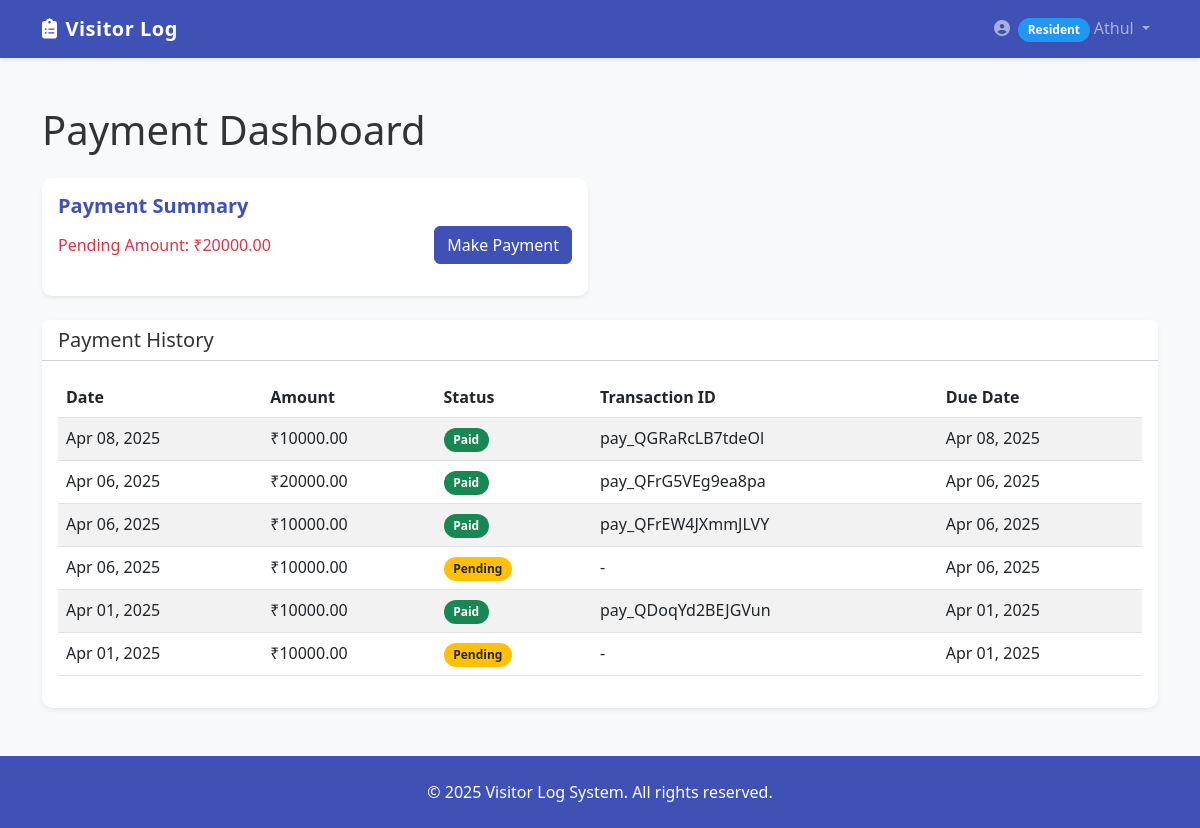
The app's page /payments/dashboard/ (signed in) with its own data.
### users/models.py (models this page shows, shortened)
class CustomUser(AbstractUser):
    class Role(models.TextChoices):
        ADMIN = 'ADMIN', 'Admin'
        RESIDENT = 'RESIDENT', 'Resident'
        SECURITY = 'SECURITY', 'Security'
    role = models.CharField(
        max_length=10,
        choices=Role.choices,
        default=Role.RESIDENT
    )

### payments/models.py (models this page shows, shortened)
class RentPayment(models.Model):
    STATUS_CHOICES = (
        ('PENDING', 'Pending'),
        ('PAID', 'Paid'),
        ('FAILED', 'Failed'),
    )
    resident = models.ForeignKey(
        settings.AUTH_USER_MODEL,
        on_delete=models.CASCADE,
        related_name='rent_payments',
        limit_choices_to={'role': 'RESIDENT'}
    )
    amount = models.DecimalField(max_digits=10, decimal_places=2)
    status = models.CharField(max_length=10, choices=STATUS_CHOICES, default='PENDING')
    transaction_id = models.CharField(max_length=100, blank=True, null=True)
    payment_id = models.CharField(max_length=100, blank=True, null=True)
    order_id = models.CharField(max_length=100, blank=True, null=True)
    payment_date = models.DateTimeField(auto_now_add=True)
    updated_at = models.DateTimeField(auto_now=True)
    due_date = models.DateField(default=timezone.now)
    notes = models.TextField(blank=True, null=True)
    class Meta:
        ordering = ['-payment_date']

### payments/views.py (the view)
# urls.py: path('dashboard/', views.payment_dashboard, name='payment_dashboard'),
@login_required
def payment_dashboard(request):
    user = request.user
    if user.role == 'RESIDENT':
        payments = RentPayment.objects.filter(resident=user).order_by('-payment_date')
        pending_amount = payments.filter(status='PENDING').aggregate(Sum('amount'))['amount__sum'] or 0
        today = timezone.now().date()
        next_payment = payments.filter(due_date__gte=today).order_by('due_date').first()
        return render(request, 'payments/dashboard.html', {
            'payments': payments,
            'pending_amount': pending_amount,
            'next_payment': next_payment,
            'title': 'Payment Dashboard'
        })
    elif user.role == 'ADMIN':
        return redirect('admin_payment_dashboard')
    else:
        messages.error(request, "You don't have access to the payment dashboard.")
        return redirect('dashboard')

### payments/templates/payments/dashboard.html (shortened to what this page needs)
{% extends 'base.html' %}
{% load static %}
{% block content %}
<div class="container my-4">
    <h1 class="mb-4">Payment Dashboard</h1>
    <div class="row mb-4">
        <div class="col-md-6">
            <div class="card shadow-sm">
                <div class="card-body">
                    <h5 class="card-title">Payment Summary</h5>
                    <div class="d-flex justify-content-between align-items-center mb-3">
                        <div>
                            {% if pending_amount > 0 %}
                            <p class="text-danger mb-0">Pending Amount: ₹{{ pending_amount|floatformat:2 }}</p>
                            {% else %}
                            <p class="text-success mb-0">No pending payments</p>
                            {% endif %}
                        </div>
                        <a href="{% url 'initiate_payment' %}" class="btn btn-primary">Make Payment</a>
                    </div>
                </div>
            </div>
        </div>
    </div>
    <div class="card shadow-sm">
        <div class="card-header bg-white">
            <h5 class="mb-0">Payment History</h5>
        </div>
        <div class="card-body">
            {% if payments %}
            <div class="table-responsive">
                <table class="table table-striped table-hover">
                    <thead>
                        <tr>
                            <th>Date</th>
                            <th>Amount</th>
                            <th>Status</th>
                            <th>Transaction ID</th>
                            <th>Due Date</th>
                        </tr>
                    </thead>
                    <tbody>
                        {% for payment in payments %}
                        <tr>
                            <td>{{ payment.payment_date|date:"M d, Y" }}</td>
                            <td>₹{{ payment.amount|floatformat:2 }}</td>
                            <td>
                                {% if payment.status == 'PAID' %}
                                <span class="badge bg-success">Paid</span>
                                {% elif payment.status == 'PENDING' %}
                                <span class="badge bg-warning text-dark">Pending</span>
                                {% else %}
                                <span class="badge bg-danger">Failed</span>
                                {% endif %}
                            </td>
                            <td>
                                {% if payment.transaction_id %}
                                {{ payment.transaction_id }}
                                {% else %}
                                -
                                {% endif %}
                            </td>
                            <td>
                                {% if payment.due_date %}
                                {{ payment.due_date|date:"M d, Y" }}
                                {% else %}
                                -
                                {% endif %}
                            </td>
                        </tr>
                        {% endfor %}
                    </tbody>
                </table>
            </div>
            {% else %}
            <div class="alert alert-info">
                No payment records found.
                <a href="{% url 'initiate_payment' %}" class="alert-link">Make your first payment</a>.
            </div>
            {% endif %}
        </div>
    </div>
</div>
{% endblock %}

### users/templates/base.html (shortened to what this page needs)
<!DOCTYPE html>
<html lang="en">
<head>
    <link href="https://cdn.jsdelivr.net/npm/bootstrap@5.2.3/dist/css/bootstrap.min.css" rel="stylesheet">
    <link rel="stylesheet" href="https://cdnjs.cloudflare.com/ajax/libs/font-awesome/6.1.1/css/all.min.css">
</head>
<body>
    <nav class="navbar navbar-expand-lg navbar-dark">
        <div class="container">
            <a class="navbar-brand" href="{% url 'dashboard' %}">
                <i class="fas fa-clipboard-list me-2"></i>Visitor Log
            </a>
            <div class="collapse navbar-collapse" id="navbarNav">
                <ul class="navbar-nav ms-auto">
                    {% if user.is_authenticated %}
                        <li class="nav-item dropdown">
                            <a class="nav-link dropdown-toggle" href="#" id="navbarDropdown" role="button"
                                data-bs-toggle="dropdown" aria-expanded="false">
                                <i class="fas fa-user-circle me-1"></i>
                                {% if user.role == 'ADMIN' %}
                                    <span class="badge admin-role">Admin</span>
                                {% elif user.role == 'SECURITY' %}
                                    <span class="badge security-role">Security</span>
                                {% elif user.role == 'RESIDENT' %}
                                    <span class="badge resident-role">Resident</span>
                                {% endif %}
                                {{ user.username }}
                            </a>
                        </li>
                    {% else %}
                        <li class="nav-item">
                            <a class="nav-link" href="{% url 'login' %}">
                                <i class="fas fa-sign-in-alt me-1"></i>Login
                            </a>
                        </li>
                    {% endif %}
                </ul>
            </div>
        </div>
    </nav>
    <main class="py-4">
        {% block content %}{% endblock %}
    </main>
    <footer class="footer">
        <div class="container text-center">
            <p class="mb-0">© 2025 Visitor Log System. All rights reserved.</p>
        </div>
    </footer>
</body>
</html>

### users/templates/base.html (style rules this page uses)
:root { --primary-color: #3f51b5; --secondary-color: #f50057; --dark-color: #303030; --light-color: #f5f5f5; --success-color: #4caf50; --warning-color: #ff9800; --danger-color: #f44336; --info-color: #2196f3; }
body { font-family: 'Segoe UI', Tahoma, Geneva, Verdana, sans-serif; background-color: #f8f9fa; color: #333; min-height: 100vh; display: flex; flex-direction: column; }
.navbar { background-color: var(--primary-color); box-shadow: 0 2px 4px rgba(0, 0, 0, 0.1); }
.navbar-brand { font-weight: 700; letter-spacing: 0.5px; }
.navbar .nav-link { font-weight: 500; transition: all 0.3s ease; }
.card { border: none; border-radius: 10px; box-shadow: 0 4px 6px rgba(0, 0, 0, 0.1); transition: all 0.3s ease; }
.card-title { font-weight: 600; color: var(--primary-color); }
.btn-primary { background-color: var(--primary-color); border-color: var(--primary-color); }
.footer { background-color: var(--primary-color); color: white; padding: 1.5rem 0; margin-top: auto; }
.badge { padding: 0.5em 0.8em; border-radius: 30px; }
.resident-role { background-color: var(--info-color); color: white; }

### records on screen
CustomUser: username "Athul"
RentPayment: payment_date "Apr 08, 2025", amount "10000.00", status "Paid", transaction_id "pay_QGRaRcLB7tdeOl", due_date "Apr 08, 2025"
RentPayment: payment_date "Apr 06, 2025", amount "20000.00", status "Paid", transaction_id "pay_QFrG5VEg9ea8pa", due_date "Apr 06, 2025"
RentPayment: payment_date "Apr 06, 2025", amount "10000.00", status "Paid", transaction_id "pay_QFrEW4JXmmJLVY", due_date "Apr 06, 2025"
RentPayment: payment_date "Apr 06, 2025", amount "10000.00", status "Pending", due_date "Apr 06, 2025"
RentPayment: payment_date "Apr 01, 2025", amount "10000.00", status "Paid", transaction_id "pay_QDoqYd2BEJGVun", due_date "Apr 01, 2025"
RentPayment: payment_date "Apr 01, 2025", amount "10000.00", status "Pending", due_date "Apr 01, 2025"

### other values on screen
{{ pending_amount|floatformat:2 }} "20000.00"
